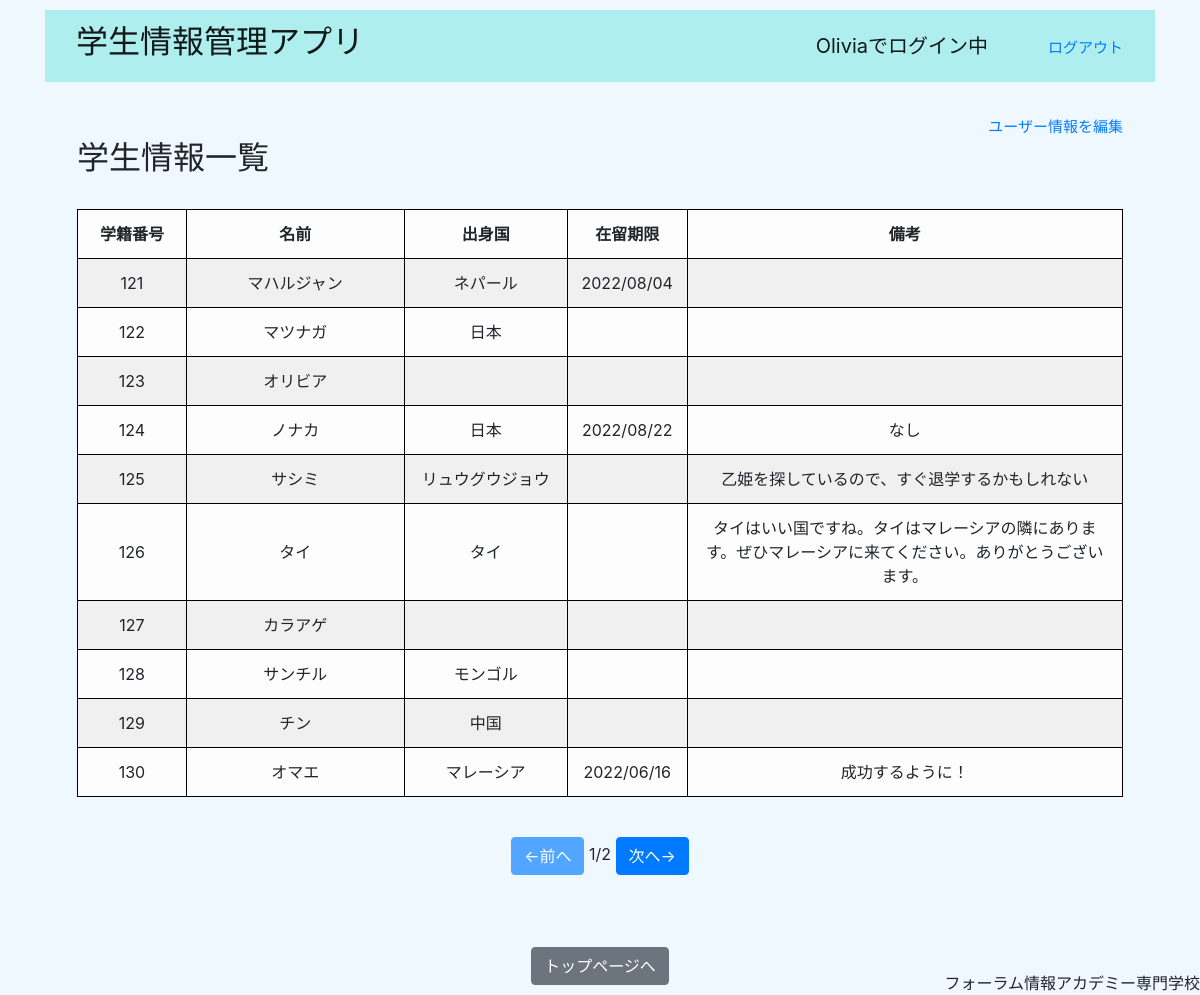
The app's page / (signed in) with its own data.
### tables this page shows
CREATE TABLE "user" (
	"user_id"	INTEGER NOT NULL,
	"name"	VARCHAR(35),
	"username"	TEXT NOT NULL,
	"password"	VARCHAR(8),
	"type"	INTEGER CHECK("type" >= 1 AND "type" <= 2),
	PRIMARY KEY("user_id")
);

CREATE TABLE "student" (
	"student_id"	INTEGER NOT NULL CHECK("student_id" >= 000 AND "student_id" <= 999),
	"call_name"	NVARCHAR(20) NOT NULL,
	"country"	TEXT,
	"visa_expiry"	DATE,
	"memo"	TEXT,
	PRIMARY KEY("student_id")
);

### app.py (the view)
@app.route('/')
@user.login_required
def index():
    students = student_db.get_files()
    page_s = request.args.get('page', '0')
    page = int(page_s)
    index = page * limit
    s = make_pager(page, len(students), limit)
    s = Markup(s)
    username = user.get_id()
    power = user.get_user_power()
    logout = Markup(a)
    return render_template('index.html', students=students, username=username, login='でログイン中　　　',
                           logout=logout, s=s, limit=limit, index=index, power=power)

### app.py (called while the page is built)
def make_button(href, label):
    klass = 'btn btn-primary'
    if href == '#':
        klass += ' disabled'
    return '''
    <a href="{0}" class="{1}">{2}</a>
    '''.format(href, klass, label)

def make_pager(page, total, per_page):
    page_count = math.ceil(total / per_page)
    s = '<div style="text-align:center;">'
    prev_link = '?page=' + str(page - 1)
    if page <= 0:
        prev_link = '#'
    s += make_button(prev_link, '←前へ')
    s += '{0}/{1}'.format(page+1, page_count)
    next_link = '?page=' + str(page + 1)
    if page >= page_count - 1:
        next_link = '#'
    s += make_button(next_link, '次へ→')
    s += '</div>'
    return s

@app.context_processor
def add_staticfile():
    return dict(staticfile=staticfile_cp)

### sns_user.py (called while the page is built)
def is_login():
    return 'login' in session

def get_id():
    return session['login'] if is_login() else '未ログイン'

def login_required(func):
    @wraps(func)
    def wrapper(*args, **kwargs):
        if not is_login():
            return redirect('/login')
        return func(*args, **kwargs)
    return wrapper

def get_user_power():
    username = get_id()
    a = select('SELECT * FROM user WHERE username=?', username)
    if a[0]['type'] == 1:
        return 1
    if a[0]['type'] == 2:
        return 2
    return 3

### student_db.py (called while the page is built)
def get_files():
    a = select('SELECT * FROM student')
    return a

### student_sqlite.py (called while the page is built)
def open_db():
    conn = sqlite3.connect(student_file.DATA_FILE)
    conn.row_factory = dict_factory
    return conn

def dict_factory(cursor, row):
    d = {}
    for idx, col in enumerate(cursor.description):
        d[col[0]] = row[idx]
    return d

def select(sql, *args):
    db = open_db()
    c = db.cursor()
    c.execute(sql, args)
    return c.fetchall()

### templates/index.html (shortened to what this page needs)
{% extends "layout.html" %}
{% block contents %}
<div class="text-right">
    <a href="/user/edit" role="button">ユーザー情報を編集</a>
</div>
<div>
    <h2>学生情報一覧</h2>
</div>
{% if students | length == 0 %}
    <div class="space">まだ学生情報はありません。</div>
{% else %}
    <div><br>
        <table class="table table-striped table-hover table-bordered table-light text-center" style="table-layout:fixed;">
            <thead>
            <tr>
                <th style="width: 100px;">学籍番号</th>
                <th style="width: 200px;">名前</th>
                <th style="width: 150px;">出身国</th>
                <th style="width: 110px;">在留期限</th>
                <th style="width: 400px;">備考</th>
            </tr>
            </thead>
            <tbody>
            {% for i in students[index: index + limit] %}
            <tr>
                <td>{{ i.student_id }}</td>
                <td>{{ i.call_name }}</td>
                <td>{{ i.country }}</td>
                {% if i.visa_expiry | length != 0 %}
                <td>{{ i.visa_expiry[0:4] }}/{{ i.visa_expiry[5:7] }}/{{ i.visa_expiry[8:10] }}</td>
                {% else %}
                <td>{{ i.visa_expiry }}</td>
                {% endif %}
                <td>{{ i.memo }}</td>
            </tr>
            {% endfor %}
    </tbody>
    </table><br>
    {{ s }}
    </div>
{% endif %}
{% endblock %}

### templates/layout.html (shortened to what this page needs)
<!DOCTYPE html>
<html lang="ja">
<head>
    <link rel="stylesheet" href="https://stackpath.bootstrapcdn.com/bootstrap/4.1.3/css/bootstrap.min.css">
    <link rel="stylesheet" href="{{url_for('static', filename='style.css')}}">
</head>
<body>
<div class="container">
    <nav class="navbar navbar-expand-lg navbar-light" style="background-color: PaleTurquoise;">
    <div class="container-fluid">
    <a class="navbar-brand" href="/"><h2>学生情報管理アプリ</h2></a>
    </div>
    <div class="navbar-brand">
        {{ username }}{{ login }}{{ logout }}
    </div>
    </nav>
    <div class="p-3 m-3">
        {% block contents %}{% endblock %}
    </div>
    <br>
    <div class="mt-3 sticky-bottom">
    <div style="text-align:center;">
    <a class="btn btn-secondary center-block" href="/" role="button">トップページへ</a>
    </div>
        <div class="text-right fixed-bottom">
            {% block footer %}フォーラム情報アカデミー専門学校　　{% endblock %}
        </div>
    </div>
</div>
</body>
</html>

### static/style.css (style rules this page uses)
body { margin: 10px; background-color: aliceblue; }
a { font-size:15px; }
.table > thead > tr > th { border:1px solid black; vertical-align: middle; }
.table > tbody > tr > td { border:1px solid black; vertical-align: middle; }

### records on screen
user: username "Olivia"
student: student_id "121", call_name "マハルジャン", country "ネパール", visa_expiry "2022", visa_expiry "08", visa_expiry "04"
student: student_id "122", call_name "マツナガ", country "日本"
student: student_id "123", call_name "オリビア"
student: student_id "124", call_name "ノナカ", country "日本", visa_expiry "2022", visa_expiry "08", visa_expiry "22", memo "なし"
student: student_id "125", call_name "サシミ", country "リュウグウジョウ", memo "乙姫を探しているので、すぐ退学するかもしれない"
student: student_id "126", call_name "タイ", country "タイ", memo "タイはいい国ですね。タイはマレーシアの隣にあります。ぜひマレーシアに来てください。ありがとうございます。"
student: student_id "127", call_name "カラアゲ"
student: student_id "128", call_name "サンチル", country "モンゴル"
student: student_id "129", call_name "チン", country "中国"
student: student_id "130", call_name "オマエ", country "マレーシア", visa_expiry "2022", visa_expiry "06", visa_expiry "16", memo "成功するように！"

### other values on screen
{{ login }} "でログイン中"
{{ logout }} "ログアウト"
{{ s }} "←前へ 1/2 次へ→"
